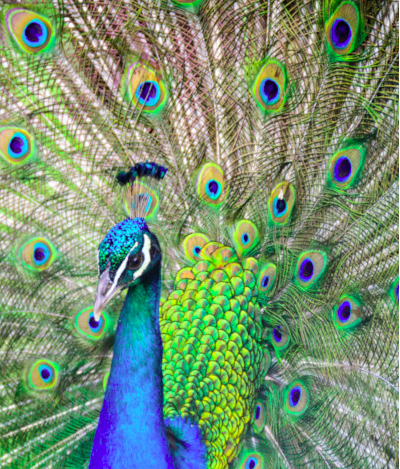
#> input picture 7. Computer Vision/PIL ile görüntü işleme/ornek.png, 400 x 469 px
$ python pilTest.py
#> lines starting #> are read from the running program, lines starting #| are printed output that depends on the picture
from PIL import Image, ImageFilter
from PIL import ImageEnhance

im = Image.open('ornek.png')
#> im is the input picture: PIL image 400x469 RGBA; mean R, G, B, A 118.6, 145.7, 114.8, 255

im = im.convert("RGB")
#> im: PIL image 400x469 RGB

enh = ImageEnhance.Contrast(im)
im = enh.enhance(1.8)
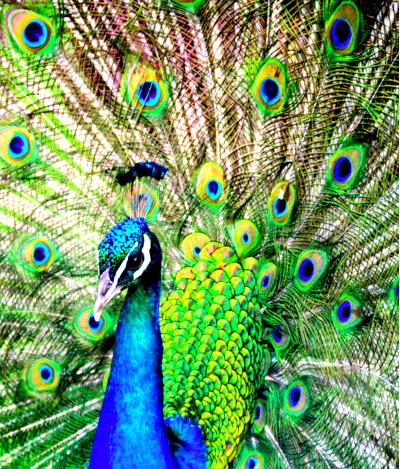
#> im: PIL image 400x469 RGB; mean R, G, B 112.3, 152.5, 98.7

im = im.rotate(45)
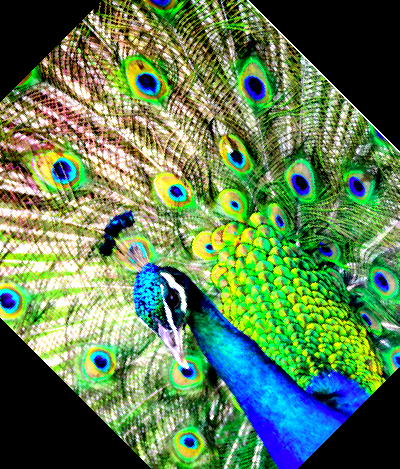
#> im: PIL image 400x469 RGB; mean R, G, B 92, 126.1, 81.9

im.save('sonuc.png')
